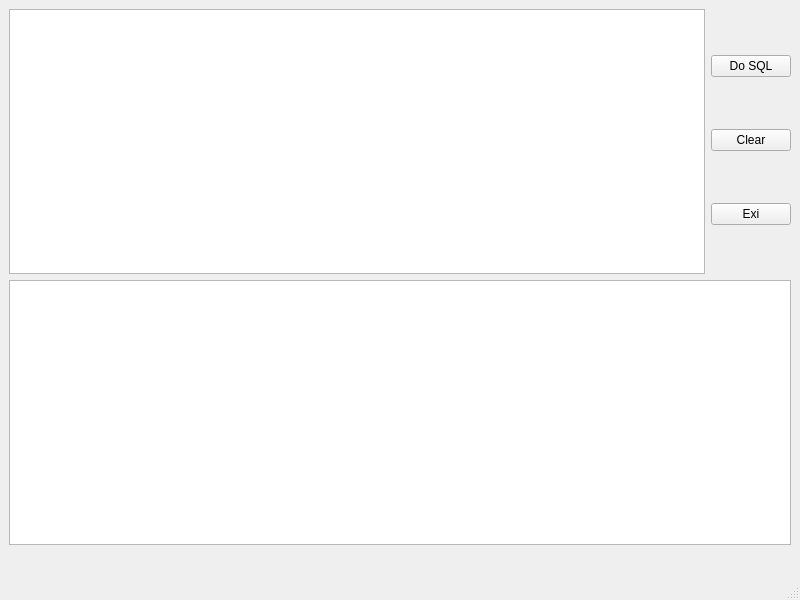
<?xml version="1.0" encoding="UTF-8"?>
<ui version="4.0">
 <class>LB2_form</class>
 <widget class="QMainWindow" name="LB2_form">
  <property name="geometry">
   <rect>
    <x>0</x>
    <y>0</y>
    <width>800</width>
    <height>600</height>
   </rect>
  </property>
  <property name="windowTitle">
   <string>MainWindow</string>
  </property>
  <widget class="QWidget" name="centralwidget">
   <layout class="QVBoxLayout" name="verticalLayout_2">
    <item>
     <layout class="QHBoxLayout" name="horizontalLayout">
      <item>
       <widget class="QTextEdit" name="textEdit">
        <property name="sizePolicy">
         <sizepolicy hsizetype="Expanding" vsizetype="Expanding">
          <horstretch>0</horstretch>
          <verstretch>0</verstretch>
         </sizepolicy>
        </property>
        <property name="font">
         <font>
          <pointsize>14</pointsize>
         </font>
        </property>
       </widget>
      </item>
      <item>
       <layout class="QVBoxLayout" name="verticalLayout">
        <item>
         <widget class="QPushButton" name="doSQLButton">
          <property name="text">
           <string>Do SQL</string>
          </property>
         </widget>
        </item>
        <item>
         <widget class="QPushButton" name="clearButton">
          <property name="text">
           <string>Clear</string>
          </property>
         </widget>
        </item>
        <item>
         <widget class="QPushButton" name="exitButton">
          <property name="text">
           <string>Exi</string>
          </property>
         </widget>
        </item>
       </layout>
      </item>
     </layout>
    </item>
    <item>
     <widget class="QTableView" name="tableView"/>
    </item>
    <item>
     <widget class="QLabel" name="status">
      <property name="sizePolicy">
       <sizepolicy hsizetype="Preferred" vsizetype="Preferred">
        <horstretch>0</horstretch>
        <verstretch>0</verstretch>
       </sizepolicy>
      </property>
      <property name="font">
       <font>
        <pointsize>12</pointsize>
       </font>
      </property>
      <property name="text">
       <string/>
      </property>
     </widget>
    </item>
   </layout>
  </widget>
  <widget class="QMenuBar" name="menubar">
   <property name="geometry">
    <rect>
     <x>0</x>
     <y>0</y>
     <width>800</width>
     <height>21</height>
    </rect>
   </property>
  </widget>
  <widget class="QStatusBar" name="statusbar"/>
 </widget>
 <resources/>
 <connections/>
</ui>
